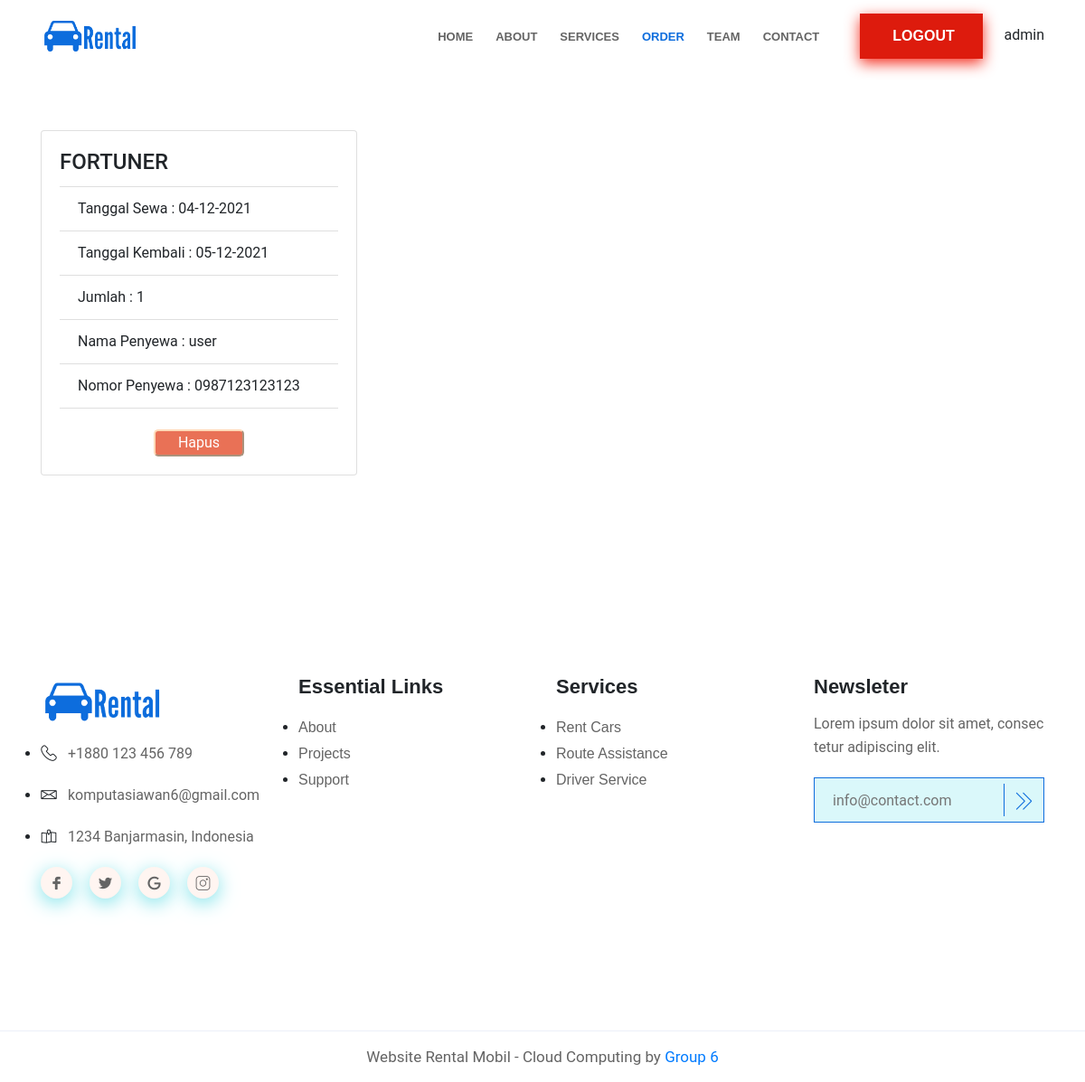
Page /admin/order.php (signed in) on the committed database.
### tables this page shows
CREATE TABLE `penyewaan` (
  `id_pemesanan` int(11) NOT NULL,
  `tgl_sewa` varchar(20) NOT NULL,
  `tgl_kembali` varchar(20) NOT NULL,
  `jumlah` int(11) NOT NULL,
  `pemilik` int(11) NOT NULL,
  `mobil` varchar(100) NOT NULL,
  `penyewa` int(11) NOT NULL
);

CREATE TABLE `user` (
  `id_penyewa` int(11) NOT NULL,
  `nama_penyewa` varchar(50) NOT NULL,
  `username_penyewa` varchar(11) NOT NULL,
  `pass_penyewa` varchar(100) NOT NULL,
  `otp_penyewa` varchar(11) NOT NULL,
  `email_penyewa` varchar(30) NOT NULL,
  `no_hp_penyewa` varchar(14) NOT NULL,
  `alamat_penyewa` varchar(100) NOT NULL
);

### admin/order.php (the view, shortened to what this page needs)
<?php
require_once("../koneksi.php");
?>
<!DOCTYPE html>
<html lang="en">
<head>
    <link rel="stylesheet" href="../assets/css/bootstrap.min.css">
    <link rel="stylesheet" href="../assets/css/font-awesome.min.css">
    <link rel="stylesheet" href="../assets/css/LineIcons.css">
    <link rel="stylesheet" href="../assets/css/animate.css">
    <link rel="stylesheet" href="../assets/css/default.css">
    <link rel="stylesheet" href="../assets/css/style1.css">
    <link rel="stylesheet" href="../assets/css/viewuser.css">
    <link rel="stylesheet" href="../css/viewuser.css">
</head>
<body>
    <header id="home">
        <div class="navigation-bar sticky">
            <div class="container">
                <div class="row">
                    <div class="col-lg-12">
                        <nav class="navbar navbar-expand-lg">
                            <a class="navbar-brand" href="#">
                                <img src="../assets/images/logo.png" alt="Logo">
                            </a>
                            <div class="collapse navbar-collapse" id="navbarSupportedContent">
                                <ul id="nav" class="navbar-nav ml-auto">
                                    <li class="nav-item">
                                        <a class="page-scroll" href="masukadmin.php">Home</a>
                                    </li>
                                    <li class="nav-item">
                                        <a class="page-scroll" href="about.php">About</a>
                                    </li>
                                    <li class="nav-item">
                                        <a class="page-scroll" href="viewadmin.php">Services</a>
                                    </li>
                                    <li class="nav-item active">
                                        <a class="page-scroll" href="#order">Order</a>
                                    </li>
                                    <li class="nav-item">
                                        <a class="page-scroll" href="team.php">Team</a>
                                    </li>
                                    <li class="nav-item">
                                        <a class="page-scroll" href="contact.php">Contact</a>
                                    </li>
                                </ul>
                            </div>
                            <div class="navbar-btn ml-20 d-none d-sm-block">
                            <a class="main-btn-logout" href="logout.php"><i class=""></i>LOGOUT</a>
                                <?php
                                    echo $_SESSION['login_user'];
                                ?>
                            </div>
                        </nav>
                    </div>
                </div>
            </div>
        </div>
        </header>
  <br><br><br><br><br><br>
    <div class="container-fluid d">
        <div class="container">
    <?php
    $stmt_mobil = $pdo_conn->prepare("SELECT * FROM penyewaan LEFT JOIN user ON penyewaan.penyewa=user.id_penyewa LEFT JOIN admin ON penyewaan.pemilik=admin.id_admin WHERE pemilik='1'");
    $stmt_mobil->execute();
    $result_mobil = $stmt_mobil->fetchAll();
    ?>
          <div class="row">
          <?php
        		if(!empty($result_mobil)) {
        		foreach($result_mobil as $row) {
        		?>
				<div class="col-md-4" data-aos="slide-up">
					<div class="card view zoom">
					  	<div class="card-body">
						  <h4 class="card-title"><?php echo $row["mobil"]; ?></h4>
					    	<ul class="list-group list-group-flush">
                <li class="list-group-item">Tanggal Sewa : <?php echo $row["tgl_sewa"]; ?></li>
                  <li class="list-group-item">Tanggal Kembali : <?php echo $row["tgl_kembali"]; ?></li>
                  <li class="list-group-item">Jumlah : <?php echo $row["jumlah"]; ?></li>
                  <li class="list-group-item">Nama Penyewa : <?php echo $row["nama_penyewa"]; ?></li>
                  <li class="list-group-item">Nomor Penyewa : <?php echo $row["no_hp_penyewa"]; ?></li>
                  <br>
                  <center><a href='hapuspesanan.php?pemesanan=<?php echo $row['id_pemesanan']; ?>' onclick="return confirm('Yakin Hapus?')"><button class="hapus">Hapus</button></a></center>
							</ul>
					  	</div>
					</div>
                    <br><br>
				</div>
				<?php
					}
					}
				?>
           </div>
        </div>
      </div>
      <br><br>
      <footer id="footer" class="footer-area">
        <div class="footer-widget pt-80 pb-130">
            <div class="container">
                <div class="row">
                    <div class="col-lg-3 col-md-4 col-sm-8">
                        <div class="footer-logo mt-50">
                            <a href="#">
                                <img src="../assets/images/logo.png" alt="Logo">
                            </a>
                            <ul class="footer-info">
                                <li>
                                    <div class="single-info">
                                        <div class="info-icon">
                                            <i class="lni-phone-handset"></i>
                                        </div>
                                        <div class="info-content">
                                            <p>+1880 123 456 789</p>
                                        </div>
                                    </div>
                                </li>
                                <li>
                                    <div class="single-info">
                                        <div class="info-icon">
                                            <i class="lni-envelope"></i>
                                        </div>
                                        <div class="info-content">
                                            <p>komputasiawan6@gmail.com</p>
                                        </div>
                                    </div>
                                </li>
                                <li>
                                    <div class="single-info">
                                        <div class="info-icon">
                                            <i class="lni-map"></i>
                                        </div>
                                        <div class="info-content">
                                            <p>1234 Banjarmasin, Indonesia</p>
                                        </div>
                                    </div>
                                </li>
                            </ul>
                            <ul class="footer-social mt-20">
                                <li><a href="#"><i class="lni-facebook-filled"></i></a></li>
                                <li><a href="#"><i class="lni-twitter-original"></i></a></li>
                                <li><a href="#"><i class="lni-google"></i></a></li>
                                <li><a href="#"><i class="lni-instagram"></i></a></li>
                            </ul>
                        </div>
                    </div>
                    <div class="col-lg-3 col-md-4 col-sm-6">
                        <div class="footer-link mt-45">
                            <div class="f-title">
                                <h4 class="title">Essential Links</h4>
                            </div>
                            <ul class="mt-15">
                                <li><a href="#">About</a></li>
                                <li><a href="#">Projects</a></li>
                                <li><a href="#">Support</a></li>
                            </ul>
                        </div>
                    </div>
                    <div class="col-lg-3 col-md-4 col-sm-6">
                        <div class="footer-link mt-45">
                            <div class="f-title">
                                <h4 class="title">Services</h4>
                            </div>
                            <ul class="mt-15">
                                <li><a href="#">Rent Cars</a></li>
                                <li><a href="#">Route Assistance</a></li>
                                <li><a href="#">Driver Service</a></li>
                            </ul>
                        </div>
                    </div>
                    <div class="col-lg-3 col-md-5 col-sm-8">
                        <div class="footer-newsleter mt-45">
                            <div class="f-title">
                                <h4 class="title">Newsleter</h4>
                            </div>
                            <p class="mt-15">Lorem ipsum dolor sit amet, consec tetur adipiscing elit.</p>
                            <form action="#">
                                <div class="newsleter mt-20">
                                    <input type="email" placeholder="info@contact.com">
                                    <button><i class="lni-angle-double-right"></i></button>
                                </div>
                            </form>
                        </div>
                    </div>
                </div>
            </div>
        </div>
        <div class="copyright-area">
            <div class="container">
                <div class="row">
                    <div class="col-lg-12">
                        <div class="copyright text-center">
                            <p>Website Rental Mobil - Cloud Computing by <a href="" rel="nofollow">Group 6</a></p>
                        </div>
                    </div>
                </div>
            </div>
        </div>
    </footer>
</body>
</html>

### assets/css/default.css (style rules this page uses)
.mt-15 { margin-top: 15px; }
.mt-20 { margin-top: 20px; }
.mt-45 { margin-top: 45px; }
.mt-50 { margin-top: 50px; }
.ml-20 { margin-left: 20px; }
.pt-80 { padding-top: 80px; }
.pb-130 { padding-bottom: 130px; }

### assets/css/viewuser.css (style rules this page uses)
button { width: 70px; border-radius: 5px; height: 30px; background-color: #5bc0de; color: white; border-color: #5bc0de; }

### css/viewuser.css (style rules this page uses)
button { width: 100px; border-radius: 5px; height: 50px; display: inline-block; background-color: #5bde92; color: white; border-color: peachpuff; }
.hapus { width: 100px; border-radius: 5px; height: 30px; display: inline-block; background-color: #e97156; color: white; border-color: peachpuff; }

### rows in the picture
penyewaan: mobil "FORTUNER", tgl_sewa "04-12-2021", tgl_kembali "05-12-2021", jumlah "1", user.nama_penyewa "user", user.no_hp_penyewa "0987123123123"

### other values in the picture
$_SESSION['login_user'] "admin"
